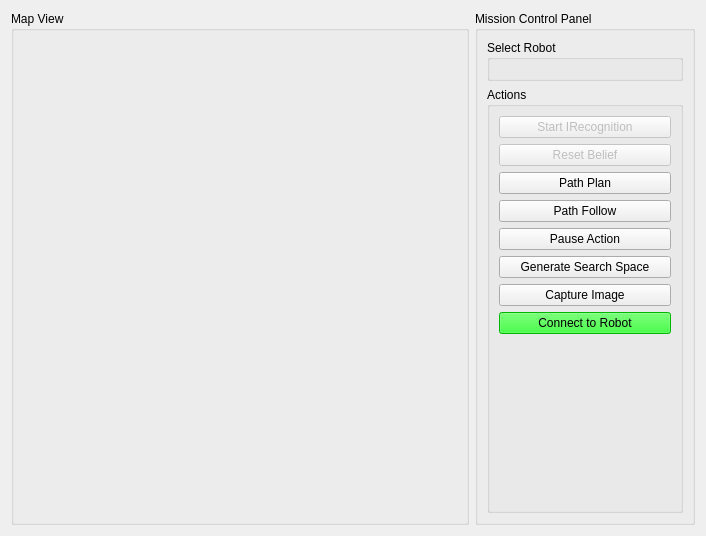
<?xml version="1.0" encoding="UTF-8"?>
<ui version="4.0">
 <class>MissionControlTab</class>
 <widget class="QWidget" name="MissionControlTab">
  <property name="geometry">
   <rect>
    <x>0</x>
    <y>0</y>
    <width>706</width>
    <height>536</height>
   </rect>
  </property>
  <property name="windowTitle">
   <string>Form</string>
  </property>
  <layout class="QHBoxLayout" name="horizontalLayout_2">
   <item>
    <layout class="QHBoxLayout" name="horizontalLayout">
     <item>
      <widget class="QGroupBox" name="groupBox_2">
       <property name="title">
        <string>Map View</string>
       </property>
       <layout class="QVBoxLayout" name="verticalLayout_4">
        <item>
         <layout class="QVBoxLayout" name="vLayout"/>
        </item>
       </layout>
      </widget>
     </item>
     <item>
      <widget class="QGroupBox" name="groupBox">
       <property name="maximumSize">
        <size>
         <width>220</width>
         <height>16777215</height>
        </size>
       </property>
       <property name="title">
        <string>Mission Control Panel</string>
       </property>
       <layout class="QVBoxLayout" name="verticalLayout_2">
        <item>
         <layout class="QVBoxLayout" name="verticalLayout">
          <item>
           <widget class="QGroupBox" name="groupBox_3">
            <property name="title">
             <string>Select Robot</string>
            </property>
            <layout class="QVBoxLayout" name="verticalLayout_6">
             <item>
              <layout class="QVBoxLayout" name="robotsL"/>
             </item>
            </layout>
           </widget>
          </item>
         </layout>
        </item>
        <item>
         <widget class="QGroupBox" name="groupBox_4">
          <property name="title">
           <string>Actions</string>
          </property>
          <layout class="QVBoxLayout" name="verticalLayout_8">
           <item>
            <layout class="QVBoxLayout" name="verticalLayout_7">
             <item>
              <widget class="QPushButton" name="intentionRecognitionBtn">
               <property name="enabled">
                <bool>false</bool>
               </property>
               <property name="text">
                <string>Start IRecognition</string>
               </property>
              </widget>
             </item>
             <item>
              <widget class="QPushButton" name="resetBeliefBtn">
               <property name="enabled">
                <bool>false</bool>
               </property>
               <property name="text">
                <string>Reset Belief</string>
               </property>
              </widget>
             </item>
             <item>
              <widget class="QPushButton" name="pathPlanBtn">
               <property name="text">
                <string>Path Plan</string>
               </property>
              </widget>
             </item>
             <item>
              <widget class="QPushButton" name="pathFollowBtn">
               <property name="text">
                <string>Path Follow</string>
               </property>
              </widget>
             </item>
             <item>
              <widget class="QPushButton" name="pauseBtn">
               <property name="enabled">
                <bool>true</bool>
               </property>
               <property name="text">
                <string>Pause Action</string>
               </property>
              </widget>
             </item>
             <item>
              <widget class="QPushButton" name="generateSearchSpace">
               <property name="enabled">
                <bool>true</bool>
               </property>
               <property name="text">
                <string>Generate Search Space</string>
               </property>
              </widget>
             </item>
             <item>
              <widget class="QPushButton" name="captureImage">
               <property name="text">
                <string>Capture Image</string>
               </property>
              </widget>
             </item>
             <item>
              <widget class="QPushButton" name="connect2Robot">
               <property name="palette">
                <palette>
                 <active>
                  <colorrole role="WindowText">
                   <brush brushstyle="SolidPattern">
                    <color alpha="255">
                     <red>0</red>
                     <green>0</green>
                     <blue>0</blue>
                    </color>
                   </brush>
                  </colorrole>
                  <colorrole role="Button">
                   <brush brushstyle="SolidPattern">
                    <color alpha="255">
                     <red>0</red>
                     <green>255</green>
                     <blue>0</blue>
                    </color>
                   </brush>
                  </colorrole>
                  <colorrole role="Light">
                   <brush brushstyle="SolidPattern">
                    <color alpha="255">
                     <red>127</red>
                     <green>255</green>
                     <blue>127</blue>
                    </color>
                   </brush>
                  </colorrole>
                  <colorrole role="Midlight">
                   <brush brushstyle="SolidPattern">
                    <color alpha="255">
                     <red>63</red>
                     <green>255</green>
                     <blue>63</blue>
                    </color>
                   </brush>
                  </colorrole>
                  <colorrole role="Dark">
                   <brush brushstyle="SolidPattern">
                    <color alpha="255">
                     <red>0</red>
                     <green>127</green>
                     <blue>0</blue>
                    </color>
                   </brush>
                  </colorrole>
                  <colorrole role="Mid">
                   <brush brushstyle="SolidPattern">
                    <color alpha="255">
                     <red>0</red>
                     <green>170</green>
                     <blue>0</blue>
                    </color>
                   </brush>
                  </colorrole>
                  <colorrole role="Text">
                   <brush brushstyle="SolidPattern">
                    <color alpha="255">
                     <red>0</red>
                     <green>0</green>
                     <blue>0</blue>
                    </color>
                   </brush>
                  </colorrole>
                  <colorrole role="BrightText">
                   <brush brushstyle="SolidPattern">
                    <color alpha="255">
                     <red>255</red>
                     <green>255</green>
                     <blue>255</blue>
                    </color>
                   </brush>
                  </colorrole>
                  <colorrole role="ButtonText">
                   <brush brushstyle="SolidPattern">
                    <color alpha="255">
                     <red>0</red>
                     <green>0</green>
                     <blue>0</blue>
                    </color>
                   </brush>
                  </colorrole>
                  <colorrole role="Base">
                   <brush brushstyle="SolidPattern">
                    <color alpha="255">
                     <red>255</red>
                     <green>255</green>
                     <blue>255</blue>
                    </color>
                   </brush>
                  </colorrole>
                  <colorrole role="Window">
                   <brush brushstyle="SolidPattern">
                    <color alpha="255">
                     <red>0</red>
                     <green>255</green>
                     <blue>0</blue>
                    </color>
                   </brush>
                  </colorrole>
                  <colorrole role="Shadow">
                   <brush brushstyle="SolidPattern">
                    <color alpha="255">
                     <red>0</red>
                     <green>0</green>
                     <blue>0</blue>
                    </color>
                   </brush>
                  </colorrole>
                  <colorrole role="AlternateBase">
                   <brush brushstyle="SolidPattern">
                    <color alpha="255">
                     <red>127</red>
                     <green>255</green>
                     <blue>127</blue>
                    </color>
                   </brush>
                  </colorrole>
                  <colorrole role="ToolTipBase">
                   <brush brushstyle="SolidPattern">
                    <color alpha="255">
                     <red>255</red>
                     <green>255</green>
                     <blue>220</blue>
                    </color>
                   </brush>
                  </colorrole>
                  <colorrole role="ToolTipText">
                   <brush brushstyle="SolidPattern">
                    <color alpha="255">
                     <red>0</red>
                     <green>0</green>
                     <blue>0</blue>
                    </color>
                   </brush>
                  </colorrole>
                 </active>
                 <inactive>
                  <colorrole role="WindowText">
                   <brush brushstyle="SolidPattern">
                    <color alpha="255">
                     <red>0</red>
                     <green>0</green>
                     <blue>0</blue>
                    </color>
                   </brush>
                  </colorrole>
                  <colorrole role="Button">
                   <brush brushstyle="SolidPattern">
                    <color alpha="255">
                     <red>0</red>
                     <green>255</green>
                     <blue>0</blue>
                    </color>
                   </brush>
                  </colorrole>
                  <colorrole role="Light">
                   <brush brushstyle="SolidPattern">
                    <color alpha="255">
                     <red>127</red>
                     <green>255</green>
                     <blue>127</blue>
                    </color>
                   </brush>
                  </colorrole>
                  <colorrole role="Midlight">
                   <brush brushstyle="SolidPattern">
                    <color alpha="255">
                     <red>63</red>
                     <green>255</green>
                     <blue>63</blue>
                    </color>
                   </brush>
                  </colorrole>
                  <colorrole role="Dark">
                   <brush brushstyle="SolidPattern">
                    <color alpha="255">
                     <red>0</red>
                     <green>127</green>
                     <blue>0</blue>
                    </color>
                   </brush>
                  </colorrole>
                  <colorrole role="Mid">
                   <brush brushstyle="SolidPattern">
                    <color alpha="255">
                     <red>0</red>
                     <green>170</green>
                     <blue>0</blue>
                    </color>
                   </brush>
                  </colorrole>
                  <colorrole role="Text">
                   <brush brushstyle="SolidPattern">
                    <color alpha="255">
                     <red>0</red>
                     <green>0</green>
                     <blue>0</blue>
                    </color>
                   </brush>
                  </colorrole>
                  <colorrole role="BrightText">
                   <brush brushstyle="SolidPattern">
                    <color alpha="255">
                     <red>255</red>
                     <green>255</green>
                     <blue>255</blue>
                    </color>
                   </brush>
                  </colorrole>
                  <colorrole role="ButtonText">
                   <brush brushstyle="SolidPattern">
                    <color alpha="255">
                     <red>0</red>
                     <green>0</green>
                     <blue>0</blue>
                    </color>
                   </brush>
                  </colorrole>
                  <colorrole role="Base">
                   <brush brushstyle="SolidPattern">
                    <color alpha="255">
                     <red>255</red>
                     <green>255</green>
                     <blue>255</blue>
                    </color>
                   </brush>
                  </colorrole>
                  <colorrole role="Window">
                   <brush brushstyle="SolidPattern">
                    <color alpha="255">
                     <red>0</red>
                     <green>255</green>
                     <blue>0</blue>
                    </color>
                   </brush>
                  </colorrole>
                  <colorrole role="Shadow">
                   <brush brushstyle="SolidPattern">
                    <color alpha="255">
                     <red>0</red>
                     <green>0</green>
                     <blue>0</blue>
                    </color>
                   </brush>
                  </colorrole>
                  <colorrole role="AlternateBase">
                   <brush brushstyle="SolidPattern">
                    <color alpha="255">
                     <red>127</red>
                     <green>255</green>
                     <blue>127</blue>
                    </color>
                   </brush>
                  </colorrole>
                  <colorrole role="ToolTipBase">
                   <brush brushstyle="SolidPattern">
                    <color alpha="255">
                     <red>255</red>
                     <green>255</green>
                     <blue>220</blue>
                    </color>
                   </brush>
                  </colorrole>
                  <colorrole role="ToolTipText">
                   <brush brushstyle="SolidPattern">
                    <color alpha="255">
                     <red>0</red>
                     <green>0</green>
                     <blue>0</blue>
                    </color>
                   </brush>
                  </colorrole>
                 </inactive>
                 <disabled>
                  <colorrole role="WindowText">
                   <brush brushstyle="SolidPattern">
                    <color alpha="255">
                     <red>0</red>
                     <green>127</green>
                     <blue>0</blue>
                    </color>
                   </brush>
                  </colorrole>
                  <colorrole role="Button">
                   <brush brushstyle="SolidPattern">
                    <color alpha="255">
                     <red>0</red>
                     <green>255</green>
                     <blue>0</blue>
                    </color>
                   </brush>
                  </colorrole>
                  <colorrole role="Light">
                   <brush brushstyle="SolidPattern">
                    <color alpha="255">
                     <red>127</red>
                     <green>255</green>
                     <blue>127</blue>
                    </color>
                   </brush>
                  </colorrole>
                  <colorrole role="Midlight">
                   <brush brushstyle="SolidPattern">
                    <color alpha="255">
                     <red>63</red>
                     <green>255</green>
                     <blue>63</blue>
                    </color>
                   </brush>
                  </colorrole>
                  <colorrole role="Dark">
                   <brush brushstyle="SolidPattern">
                    <color alpha="255">
                     <red>0</red>
                     <green>127</green>
                     <blue>0</blue>
                    </color>
                   </brush>
                  </colorrole>
                  <colorrole role="Mid">
                   <brush brushstyle="SolidPattern">
                    <color alpha="255">
                     <red>0</red>
                     <green>170</green>
                     <blue>0</blue>
                    </color>
                   </brush>
                  </colorrole>
                  <colorrole role="Text">
                   <brush brushstyle="SolidPattern">
                    <color alpha="255">
                     <red>0</red>
                     <green>127</green>
                     <blue>0</blue>
                    </color>
                   </brush>
                  </colorrole>
                  <colorrole role="BrightText">
                   <brush brushstyle="SolidPattern">
                    <color alpha="255">
                     <red>255</red>
                     <green>255</green>
                     <blue>255</blue>
                    </color>
                   </brush>
                  </colorrole>
                  <colorrole role="ButtonText">
                   <brush brushstyle="SolidPattern">
                    <color alpha="255">
                     <red>0</red>
                     <green>127</green>
                     <blue>0</blue>
                    </color>
                   </brush>
                  </colorrole>
                  <colorrole role="Base">
                   <brush brushstyle="SolidPattern">
                    <color alpha="255">
                     <red>0</red>
                     <green>255</green>
                     <blue>0</blue>
                    </color>
                   </brush>
                  </colorrole>
                  <colorrole role="Window">
                   <brush brushstyle="SolidPattern">
                    <color alpha="255">
                     <red>0</red>
                     <green>255</green>
                     <blue>0</blue>
                    </color>
                   </brush>
                  </colorrole>
                  <colorrole role="Shadow">
                   <brush brushstyle="SolidPattern">
                    <color alpha="255">
                     <red>0</red>
                     <green>0</green>
                     <blue>0</blue>
                    </color>
                   </brush>
                  </colorrole>
                  <colorrole role="AlternateBase">
                   <brush brushstyle="SolidPattern">
                    <color alpha="255">
                     <red>0</red>
                     <green>255</green>
                     <blue>0</blue>
                    </color>
                   </brush>
                  </colorrole>
                  <colorrole role="ToolTipBase">
                   <brush brushstyle="SolidPattern">
                    <color alpha="255">
                     <red>255</red>
                     <green>255</green>
                     <blue>220</blue>
                    </color>
                   </brush>
                  </colorrole>
                  <colorrole role="ToolTipText">
                   <brush brushstyle="SolidPattern">
                    <color alpha="255">
                     <red>0</red>
                     <green>0</green>
                     <blue>0</blue>
                    </color>
                   </brush>
                  </colorrole>
                 </disabled>
                </palette>
               </property>
               <property name="text">
                <string>Connect to Robot</string>
               </property>
              </widget>
             </item>
             <item>
              <spacer name="verticalSpacer">
               <property name="orientation">
                <enum>Qt::Vertical</enum>
               </property>
               <property name="sizeHint" stdset="0">
                <size>
                 <width>20</width>
                 <height>40</height>
                </size>
               </property>
              </spacer>
             </item>
            </layout>
           </item>
          </layout>
         </widget>
        </item>
       </layout>
      </widget>
     </item>
    </layout>
   </item>
  </layout>
 </widget>
 <resources/>
 <connections/>
</ui>
